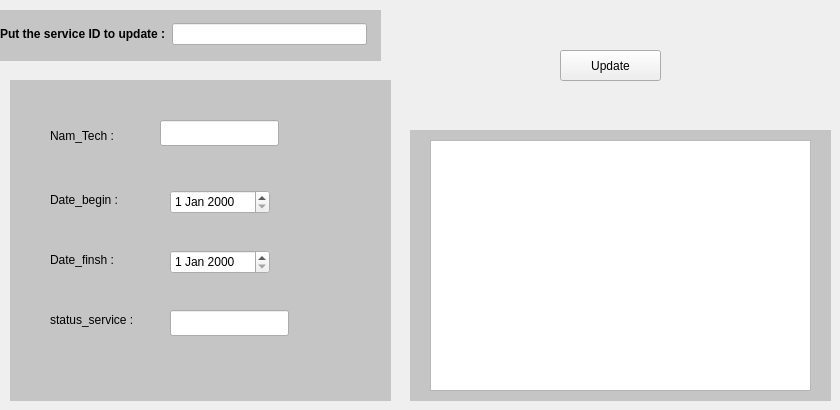
          <widget class="QWidget" name="clients">
           <widget class="QLabel" name="label_18">
            <property name="geometry">
             <rect>
              <x>0</x>
              <y>10</y>
              <width>381</width>
              <height>51</height>
             </rect>
            </property>
            <property name="styleSheet">
             <string notr="true">
background-color: rgb(197, 197, 197);</string>
            </property>
            <property name="text">
             <string/>
            </property>
           </widget>
           <widget class="QPushButton" name="update">
            <property name="geometry">
             <rect>
              <x>560</x>
              <y>50</y>
              <width>101</width>
              <height>31</height>
             </rect>
            </property>
            <property name="text">
             <string>Update</string>
            </property>
           </widget>
           <widget class="QLabel" name="label_19">
            <property name="geometry">
             <rect>
              <x>410</x>
              <y>130</y>
              <width>421</width>
              <height>271</height>
             </rect>
            </property>
            <property name="styleSheet">
             <string notr="true">
background-color: rgb(197, 197, 197);</string>
            </property>
            <property name="text">
             <string/>
            </property>
           </widget>
           <widget class="QTableView" name="tableView_2">
            <property name="geometry">
             <rect>
              <x>430</x>
              <y>140</y>
              <width>381</width>
              <height>251</height>
             </rect>
            </property>
           </widget>
           <widget class="QLabel" name="label_22">
            <property name="geometry">
             <rect>
              <x>10</x>
              <y>80</y>
              <width>381</width>
              <height>321</height>
             </rect>
            </property>
            <property name="styleSheet">
             <string notr="true">
background-color: rgb(197, 197, 197);</string>
            </property>
            <property name="text">
             <string/>
            </property>
           </widget>
           <widget class="QWidget" name="layoutWidget">
            <property name="geometry">
             <rect>
              <x>0</x>
              <y>20</y>
              <width>367</width>
              <height>28</height>
             </rect>
            </property>
            <layout class="QHBoxLayout" name="horizontalLayout_4">
             <item>
              <widget class="QLabel" name="label_7">
               <property name="styleSheet">
                <string notr="true">background-color: rgb(197, 197, 197);</string>
               </property>
               <property name="text">
                <string>&lt;html&gt;&lt;head/&gt;&lt;body&gt;&lt;p&gt;&lt;span style=&quot; font-weight:700;&quot;&gt;Put the service ID to update :&lt;/span&gt;&lt;/p&gt;&lt;/body&gt;&lt;/html&gt;</string>
               </property>
              </widget>
             </item>
             <item>
              <widget class="QLineEdit" name="lineEdit_4"/>
             </item>
            </layout>
           </widget>
           <widget class="QLabel" name="label_24">
            <property name="geometry">
             <rect>
              <x>50</x>
              <y>250</y>
              <width>76</width>
              <height>20</height>
             </rect>
            </property>
            <property name="styleSheet">
             <string notr="true">
background-color: rgb(197, 197, 197);</string>
            </property>
            <property name="text">
             <string>Date_finsh :</string>
            </property>
           </widget>
           <widget class="QLineEdit" name="lineEdit_7">
            <property name="geometry">
             <rect>
              <x>170</x>
              <y>310</y>
              <width>119</width>
              <height>26</height>
             </rect>
            </property>
           </widget>
           <widget class="QLabel" name="label_25">
            <property name="geometry">
             <rect>
              <x>50</x>
              <y>190</y>
              <width>83</width>
              <height>20</height>
             </rect>
            </property>
            <property name="styleSheet">
             <string notr="true">
background-color: rgb(197, 197, 197);</string>
            </property>
            <property name="text">
             <string>Date_begin :</string>
            </property>
           </widget>
           <widget class="QDateEdit" name="dateEdit_3">
            <property name="geometry">
             <rect>
              <x>170</x>
              <y>190</y>
              <width>100</width>
              <height>24</height>
             </rect>
            </property>
           </widget>
           <widget class="QLabel" name="label_26">
            <property name="geometry">
             <rect>
              <x>50</x>
              <y>310</y>
              <width>96</width>
              <height>20</height>
             </rect>
            </property>
            <property name="styleSheet">
             <string notr="true">
background-color: rgb(197, 197, 197);</string>
            </property>
            <property name="text">
             <string>status_service :</string>
            </property>
           </widget>
           <widget class="QLineEdit" name="lineEdit_8">
            <property name="geometry">
             <rect>
              <x>160</x>
              <y>120</y>
              <width>119</width>
              <height>26</height>
             </rect>
            </property>
           </widget>
           <widget class="QDateEdit" name="dateEdit_4">
            <property name="geometry">
             <rect>
              <x>170</x>
              <y>250</y>
              <width>100</width>
              <height>24</height>
             </rect>
            </property>
           </widget>
           <widget class="QLabel" name="label_27">
            <property name="geometry">
             <rect>
              <x>50</x>
              <y>120</y>
              <width>91</width>
              <height>31</height>
             </rect>
            </property>
            <property name="styleSheet">
             <string notr="true">
background-color: rgb(197, 197, 197);</string>
            </property>
            <property name="text">
             <string>Nam_Tech :</string>
            </property>
           </widget>
          </widget>
